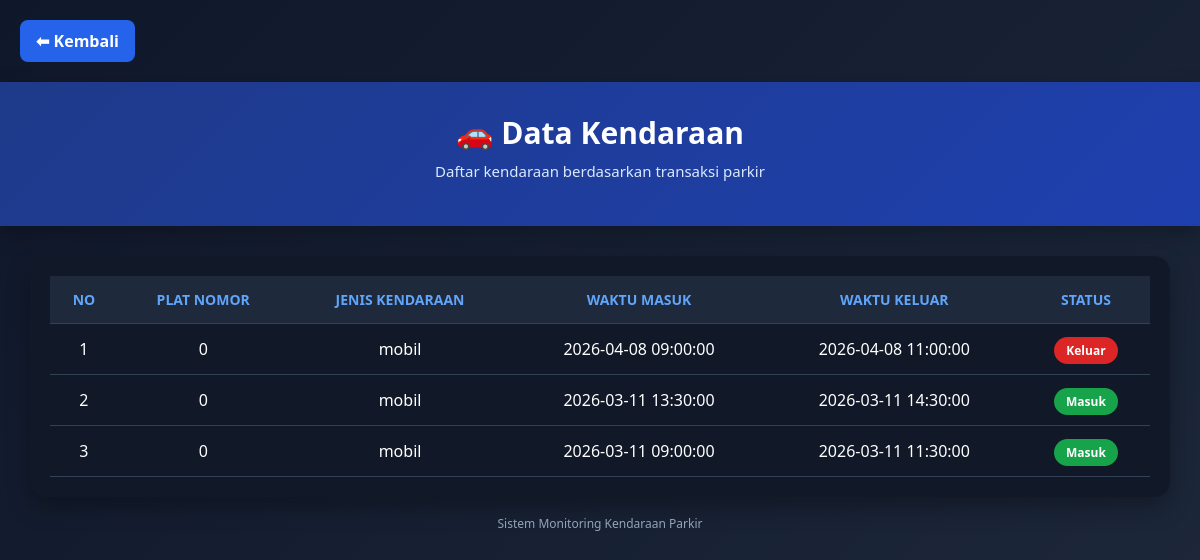
Screenshot of /view/admin/kendaraan.php (signed in) with the database file from the repository.
### tables this page shows
CREATE TABLE `tb_transaksi` (
  `id_parkir` int(11) NOT NULL,
  `plat_nomor` int(50) NOT NULL,
  `id_kendaraan` int(11) NOT NULL,
  `jenis_kendaraan` enum('motor','mobil') NOT NULL,
  `waktu_masuk` datetime NOT NULL,
  `waktu_keluar` datetime NOT NULL,
  `id_tarif` int(11) NOT NULL,
  `durasi_jam` int(5) NOT NULL,
  `biaya_total` decimal(10,0) NOT NULL,
  `status` enum('masuk','keluar') NOT NULL,
  `id_user` int(11) NOT NULL,
  `id_area` int(11) NOT NULL
);

### models/koneksi.php (called while the page is built, shortened)
<?php
class koneksi{
   private  $host = "localhost",
   $username = "root",
   $pass = "",
   $db = "db_parkiran";
   function __construct()
   {
       $this->koneksi = mysqli_connect($this->host,
       $this->username, $this->pass, $this->db);
       if ($this->koneksi){
          return $this->koneksi;
       }else{
         die("koneksi kedatabase gagal".mysqli_connect_error());
       }
   }
}

### models/kendaraan.php (called while the page is built, shortened)
 <?php
include_once __DIR__ . "/koneksi.php";
class kendaraan {
    private $koneksi;
    public function __construct()
    {
        $db = new koneksi();
        $this->koneksi = $db->koneksi;
    }
    public function tampil_data_kendaraan()
    {
        $sql = "SELECT * FROM tb_transaksi ORDER BY waktu_masuk DESC";
        $q = mysqli_query($this->koneksi, $sql);
        $data = [];
        while ($row = mysqli_fetch_object($q)) {
            $data[] = $row;
        }
        return $data;
    }
}
?>

### controllers/c_kendaraan.php (called while the page is built)
<?php
include_once __DIR__ . '/../models/kendaraan.php';
$kendaraan = new kendaraan();
$data_kendaraan = $kendaraan->tampil_data_kendaraan();
?>

### view/admin/kendaraan.php (the view, shortened to what this page needs)
 <?php
include_once __DIR__ . '/../../controllers/c_kendaraan.php';
?>
<!DOCTYPE html>
<html lang="id">
<head>
</head>
<body>
    <a href="dasboard.php" class="back-btn">⬅ Kembali</a>
    <div class="header">
        <h1>🚗 Data Kendaraan</h1>
        <p>Daftar kendaraan berdasarkan transaksi parkir</p>
    </div>
    <div class="container">
        <div class="table-box">
            <table>
                <tr>
                    <th>No</th>
                    <th>Plat Nomor</th>
                    <th>Jenis Kendaraan</th>
                    <th>Waktu Masuk</th>
                    <th>Waktu Keluar</th>
                    <th>Status</th>
                </tr>
                <?php if (!empty($data_kendaraan)): ?>
                    <?php $no = 1; ?>
                    <?php foreach($data_kendaraan as $row): ?>
                        <tr>
                            <td><?= $no++ ?></td>
                            <td><?= htmlspecialchars($row->plat_nomor) ?></td>
                            <td><?= htmlspecialchars($row->jenis_kendaraan) ?></td>
                            <td><?= htmlspecialchars($row->waktu_masuk) ?></td>
                            <td>
                                <?= !empty($row->waktu_keluar) ? htmlspecialchars($row->waktu_keluar) : '-' ?>
                            </td>
                            <td>
                                <?php if(strtolower($row->status) == 'masuk'): ?>
                                    <span class="status-masuk">Masuk</span>
                                <?php else: ?>
                                    <span class="status-keluar">Keluar</span>
                                <?php endif; ?>
                            </td>
                        </tr>
                    <?php endforeach; ?>
                <?php else: ?>
                    <tr>
                        <td colspan="6" class="empty">Data kendaraan belum tersedia</td>
                    </tr>
                <?php endif; ?>
            </table>
        </div>
        <div class="footer-note">Sistem Monitoring Kendaraan Parkir</div>
    </div>
</body>
</html>

### view/admin/kendaraan.php (style rules this page uses)
* { box-sizing: border-box; font-family: 'Segoe UI', sans-serif; }
body { margin: 0; background: linear-gradient(135deg, #0f172a, #1e293b); min-height: 100vh; }
.back-btn { display: inline-block; margin: 20px; background: #2563eb; color: #fff; padding: 10px 16px; border-radius: 8px; text-decoration: none; font-weight: bold; transition: 0.3s; }
.header { background: linear-gradient(135deg, #1e3a8a, #1e40af); color: white; padding: 30px 20px; text-align: center; box-shadow: 0 8px 20px rgba(0,0,0,.25); }
.header h1 { margin: 0; font-size: 30px; }
.header p { margin-top: 8px; color: #dbeafe; font-size: 15px; }
.container { padding: 30px; }
.table-box { background: #111827; padding: 20px; border-radius: 16px; box-shadow: 0 10px 25px rgba(0,0,0,.3); overflow-x: auto; }
table { width: 100%; border-collapse: collapse; color: white; }
table th, table td { padding: 14px 12px; border-bottom: 1px solid #334155; text-align: center; }
table th { background: #1e293b; color: #60a5fa; font-size: 14px; text-transform: uppercase; }
.status-masuk { background: #16a34a; color: white; padding: 5px 12px; border-radius: 20px; font-size: 12px; font-weight: bold; }
.status-keluar { background: #dc2626; color: white; padding: 5px 12px; border-radius: 20px; font-size: 12px; font-weight: bold; }
.footer-note { text-align: center; margin-top: 18px; font-size: 12px; color: #94a3b8; }

### rows the page displays
tb_transaksi: plat_nomor "0", jenis_kendaraan "mobil", waktu_masuk "2026-04-08 09:00:00", waktu_keluar "2026-04-08 11:00:00", status "Keluar"
tb_transaksi: plat_nomor "0", jenis_kendaraan "mobil", waktu_masuk "2026-03-11 13:30:00", waktu_keluar "2026-03-11 14:30:00", status "Masuk"
tb_transaksi: plat_nomor "0", jenis_kendaraan "mobil", waktu_masuk "2026-03-11 09:00:00", waktu_keluar "2026-03-11 11:30:00", status "Masuk"
